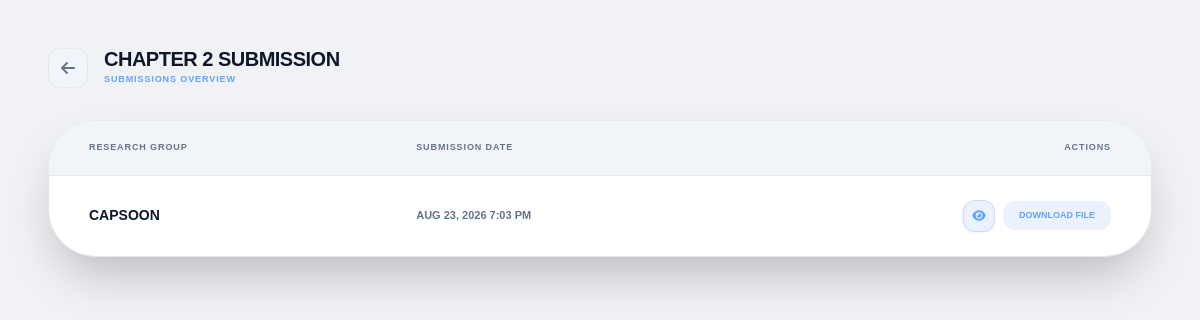
Page /adviser/task_submissions.php?task_id=4 (signed in) on the committed database.
### tables this page shows
CREATE TABLE `adviser_tasks` (
  `id` int NOT NULL,
  `adviser_id` int NOT NULL,
  `task_type` enum('chapter','letter','other') NOT NULL,
  `chapter_number` int DEFAULT NULL,
  `caption` text NOT NULL,
  `deadline` datetime NOT NULL,
  `file_path` varchar(255) DEFAULT NULL,
  `original_filename` varchar(255) DEFAULT NULL,
  `created_at` timestamp NOT NULL DEFAULT CURRENT_TIMESTAMP,
  `deadline_notified` tinyint(1) NOT NULL DEFAULT '0',
  `overdue_notified` tinyint(1) NOT NULL DEFAULT '0'
);

CREATE TABLE `group_submissions` (
  `id` int NOT NULL,
  `group_id` int NOT NULL,
  `task_id` int DEFAULT NULL,
  `chapter_number` int NOT NULL,
  `document_name` varchar(255) NOT NULL,
  `file_path` varchar(255) NOT NULL,
  `status` enum('pending','approved','rejected') DEFAULT 'pending',
  `submission_type` enum('adviser','panel') NOT NULL DEFAULT 'adviser',
  `review_notes` text,
  `feedback` text,
  `submitted_at` timestamp NOT NULL DEFAULT CURRENT_TIMESTAMP,
  `reviewed_at` datetime DEFAULT NULL,
  `version` int NOT NULL DEFAULT '1',
  `is_final` tinyint(1) NOT NULL DEFAULT '0'
);

CREATE TABLE `group` (
  `id` int NOT NULL,
  `username` varchar(50) NOT NULL,
  `full_name` varchar(255) DEFAULT NULL,
  `leader_email` varchar(255) NOT NULL,
  `password` varchar(255) NOT NULL,
  `project_title` varchar(255) DEFAULT 'Untitled Project',
  `email` varchar(100) DEFAULT NULL,
  `last_activity` timestamp NULL DEFAULT NULL,
  `adviser_id` int DEFAULT NULL,
  `role` varchar(10) DEFAULT 'student',
  `created_at` timestamp NOT NULL DEFAULT CURRENT_TIMESTAMP,
  `status` varchar(20) DEFAULT 'pending',
  `banned_until` datetime DEFAULT NULL,
  `session_version` int DEFAULT NULL
);

### adviser/task_submissions.php (the view, shortened to what this page needs)
<?php
include('../backend/db_config.php');
$adviser_id = (int)$_SESSION['user_id'];
$task_id = isset($_GET['task_id']) ? (int)$_GET['task_id'] : 0;
$task_q = mysqli_query($conn, "SELECT * FROM adviser_tasks WHERE id = $task_id AND adviser_id = $adviser_id");
$task = mysqli_fetch_assoc($task_q);
$subs_q = mysqli_query($conn, "
    SELECT s.*, g.username as group_name
    FROM group_submissions s
    JOIN `group` g ON s.group_id = g.id
    WHERE s.task_id = $task_id
    ORDER BY s.submitted_at DESC
");
?>
<!DOCTYPE html>
<html lang="en" style="background-color: #F0F2F5; color-scheme: light;">
<head>
    <script src="https://cdn.tailwindcss.com"></script>
    <link href="https://cdnjs.cloudflare.com/ajax/libs/font-awesome/6.0.0/css/all.min.css" rel="stylesheet">
    <link rel="stylesheet" href="../assets/css/responsive.css">
</head>
<body class="min-h-screen p-4 sm:p-6 lg:p-12" style="background-color: #F0F2F5; color-scheme: light;">
    <div class="max-w-6xl mx-auto space-y-8">
        <div class="flex flex-wrap items-center gap-4">
            <a href="submissions.php" class="w-10 h-10 rounded-xl bg-slate-100 border border-gray-200 text-slate-500 hover:text-blue-400 hover:bg-blue-950/30 transition flex items-center justify-center">
                <i class="fas fa-arrow-left"></i>
            </a>
            <div>
                <h1 class="text-xl font-black uppercase text-slate-900 tracking-tight leading-none"><?php echo htmlspecialchars($task['caption']); ?></h1>
                <p class="text-[9px] font-bold text-blue-400 uppercase tracking-widest mt-1">Submissions Overview</p>
            </div>
        </div>
        <section class="premium-card rounded-[3rem] shadow-2xl border border-gray-200 overflow-hidden">
            <div class="overflow-x-auto">
                <table class="w-full text-left border-collapse">
                    <thead class="bg-slate-100 text-[9px] font-black uppercase tracking-widest text-slate-500 border-b border-gray-200">
                        <tr>
                            <th class="px-4 sm:px-10 py-5">Research Group</th>
                            <th class="px-4 sm:px-10 py-5">Submission Date</th>
                            <th class="px-4 sm:px-10 py-5 text-right">Actions</th>
                        </tr>
                    </thead>
                    <tbody class="divide-y divide-gray-100 text-[11px] font-bold text-slate-600">
                        <?php if(mysqli_num_rows($subs_q) > 0): while($row = mysqli_fetch_assoc($subs_q)): ?>
                            <tr class="hover:bg-slate-100 transition-all duration-300">
                                <td class="px-4 sm:px-10 py-6 font-extrabold text-slate-900 uppercase text-sm leading-tight">
                                    <?php echo htmlspecialchars($row['group_name']); ?>
                                </td>
                                <td class="px-4 sm:px-10 py-6 text-[11px] font-bold text-slate-500 uppercase">
                                    <?php echo date('M d, Y g:i A', strtotime($row['submitted_at'])); ?>
                                </td>
                                <td class="px-4 sm:px-10 py-6 text-right flex items-center justify-end gap-2">
                                    <a href="../backend/serve_file.php?type=submissions&file=<?php echo urlencode($row['file_path']); ?>" target="_blank" title="View File" class="inline-flex items-center justify-center w-8 h-8 rounded-xl bg-blue-500/10 border border-blue-500/20 text-blue-400 hover:bg-blue-600 hover:text-white transition shadow-sm">
                                        <i class="fas fa-eye text-xs"></i>
                                    </a>
                                    <a href="../backend/serve_file.php?type=submissions&file=<?php echo urlencode($row['file_path']); ?>" download class="px-4 py-2 bg-blue-500/10 text-blue-400 rounded-xl text-[9px] font-black uppercase hover:bg-blue-600 hover:text-white transition">Download File</a>
                                </td>
                            </tr>
                        <?php endwhile; else: ?>
                            <tr><td colspan="3" class="px-4 sm:px-10 py-20 text-center text-slate-500 font-black text-[10px] uppercase italic tracking-widest">No submissions yet.</td></tr>
                        <?php endif; ?>
                    </tbody>
                </table>
            </div>
        </section>
    </div>
</body>
</html>

### assets/css/responsive.css (style rules this page uses)
:root { --cp-mobile-gutter: 1rem; --cp-header-clearance: 4.5rem; }
html { -webkit-text-size-adjust: 100%; text-size-adjust: 100%; }
body { min-height: 100dvh; }

### adviser/task_submissions.php (style rules this page uses)
html, body { background-color: #F0F2F5 !important; color-scheme: light; }
:root { --chmsu-blue: #1877F2; --bg-deep: #F0F2F5; }
body { font-family: 'Plus Jakarta Sans', sans-serif; background-color: var(--bg-deep); background-image: none; background-size: 32px 32px; color: #1c1e21; overflow-x: hidden; }
.premium-card { background: #ffffff; border: 1px solid #dadde1; }

### rows in the picture
adviser_tasks: caption "CHAPTER 2 SUBMISSION"
group_submissions: group.username "CAPSOON", submitted_at "AUG 23, 2026 7:03 PM"
